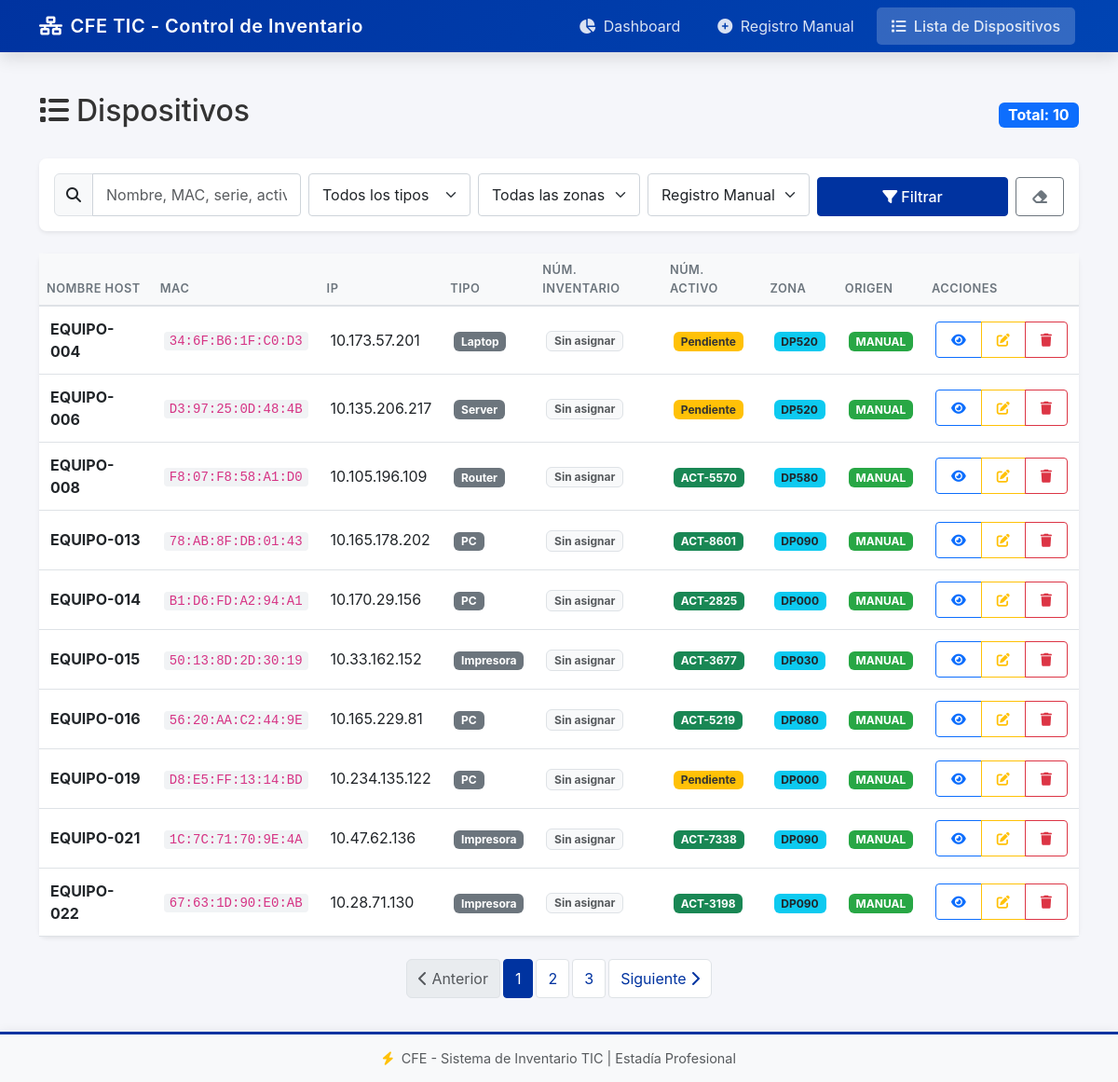
Before: /dispositivos?origen=MANUAL with the older database file.
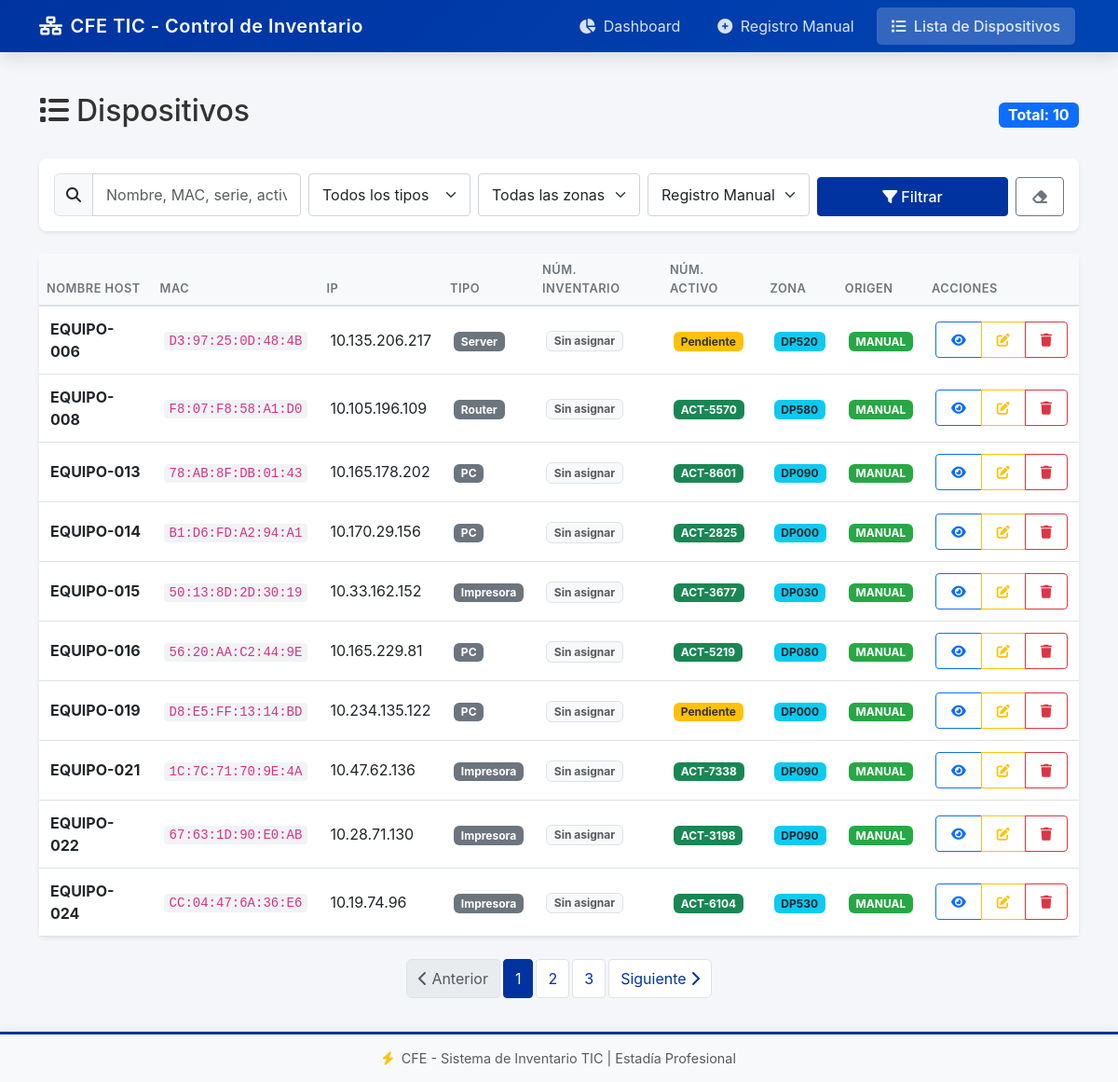
After: the same page with the newer database file.
### tables this page shows
CREATE TABLE DISPOSITIVOS (
                    id INTEGER PRIMARY KEY AUTOINCREMENT,
                    mac_address TEXT UNIQUE,
                    ip_address TEXT,
                    nombre_host TEXT,
                    numero_serie TEXT,
                    modelo TEXT,
                    tipo TEXT,
                    origen TEXT DEFAULT 'OCS',
                    numero_activo TEXT,
                    cve_zona TEXT,
                    coordenadas_gps TEXT,
                    area_pertenencia TEXT,
                    dominio BOOLEAN DEFAULT 0,
                    fecha_registro TIMESTAMP DEFAULT CURRENT_TIMESTAMP,
                    fecha_ultimo_inventario TIMESTAMP, numero_inventario TEXT,
                    FOREIGN KEY (cve_zona) REFERENCES ZONAS(cve_zona)
                );

### app.py (the view)
@app.route('/dispositivos')
def dispositivos():
    try:
        conn = get_connection()
        conn.row_factory = sqlite3.Row
        cursor = conn.cursor()
        tipo_filter    = request.args.get('tipo', '')
        zona_filter    = request.args.get('zona', '')
        origen_filter  = request.args.get('origen', '')
        activo_filter  = request.args.get('activo', '')
        dominio_filter = request.args.get('dominio', '')
        sin_zona_filter = request.args.get('sin_zona', '')
        search = request.args.get('busqueda', '')
        page = int(request.args.get('page', 1))
        per_page = 10
        query = "SELECT d.*, z.nombre_zona FROM DISPOSITIVOS d LEFT JOIN ZONAS z ON d.cve_zona = z.cve_zona WHERE 1=1"
        params = []
        if tipo_filter:
            query += " AND d.tipo = ?"
            params.append(tipo_filter)
        if zona_filter:
            query += " AND d.cve_zona = ?"
            params.append(zona_filter)
        if origen_filter:
            query += " AND d.origen = ?"
            params.append(origen_filter)
        if activo_filter == 'con':
            query += " AND d.numero_activo IS NOT NULL AND d.numero_activo != ''"
        elif activo_filter == 'sin':
            query += " AND (d.numero_activo IS NULL OR d.numero_activo = '')"
        if dominio_filter == '1':
            query += " AND d.dominio = 1"
        elif dominio_filter == '0':
            query += " AND d.dominio = 0"
        if sin_zona_filter == '1':
            query += " AND (d.cve_zona IS NULL OR d.cve_zona = '')"
        if search:
            query += " AND (d.nombre_host LIKE ? OR d.ip_address LIKE ? OR d.mac_address LIKE ? OR d.numero_activo LIKE ? OR d.numero_inventario LIKE ?)"
            search_param = f"%{search}%"
            params.extend([search_param, search_param, search_param, search_param, search_param])
        cursor.execute(f"SELECT COUNT(*) as total FROM ({query})", params)
        total = cursor.fetchone()['total']
        query += " ORDER BY d.fecha_registro DESC LIMIT ? OFFSET ?"
        params.extend([per_page, (page - 1) * per_page])
        cursor.execute(query, params)
        dispositivos = [dict(row) for row in cursor.fetchall()]
        for d in dispositivos:
            if d.get('fecha_registro'):
                d['fecha_registro'] = datetime.strptime(d['fecha_registro'], '%Y-%m-%d %H:%M:%S').strftime('%d/%m/%Y %H:%M')
            if d.get('fecha_ultimo_inventario'):
                d['fecha_ultimo_inventario'] = datetime.strptime(d['fecha_ultimo_inventario'], '%Y-%m-%d %H:%M:%S').strftime('%d/%m/%Y %H:%M')
        conn.close()
        total_pages = (total + per_page - 1) // per_page
        return render_template(
            'dispositivos.html',
            dispositivos=dispositivos,
            zonas=ZONAS_CFE,
            tipos=TIPOS_DISPOSITIVO,
            tipo_filter=tipo_filter,
            zona_filter=zona_filter,
            origen_filter=origen_filter,
            activo_filter=activo_filter,
            dominio_filter=dominio_filter,
            sin_zona_filter=sin_zona_filter,
            search=search,
            page=page,
            total_pages=total_pages
        )
    except Exception as e:
        app.logger.error(f"Error en dispositivos: {e}")
        return render_template('dispositivos.html', error=str(e))

### models.py (called while the page is built)
def get_connection():
    return sqlite3.connect(config.DATABASE_PATH)

### templates/dispositivos.html (shortened to what the changed rows need)
{% extends "base.html" %}
{% block content %}
<div class="dispositivos-page">
    <div class="d-flex justify-content-between align-items-center mb-4">
        <h2>
            <i class="fas fa-list me-2"></i>Dispositivos
        </h2>
    </div>
    <div class="card">
        <div class="card-body p-0">
            <div class="table-responsive">
                <table class="table table-hover mb-0">
                    <thead class="table-light">
                        <tr>
                            <th>Nombre Host</th>
                            <th>MAC</th>
                            <th>IP</th>
                            <th>Tipo</th>
                            <th>Núm. Inventario</th>
                            <th>Núm. Activo</th>
                            <th>Zona</th>
                            <th>Origen</th>
                            <th>Acciones</th>
                        </tr>
                    </thead>
                    <tbody>
                        {% if dispositivos and dispositivos|length > 0 %}
                        {% for dispositivo in dispositivos %}
                        <tr>
                            <td>
                                <strong>{{ dispositivo.nombre_host or '-' }}</strong>
                            </td>
                            <td>
                                <code>{{ dispositivo.mac_address or '-' }}</code>
                            </td>
                            <td>{{ dispositivo.ip_address or '-' }}</td>
                            <td>
                                <span class="badge bg-secondary">{{ dispositivo.tipo or '-' }}</span>
                            </td>
                            <td>
                                {% if dispositivo.numero_inventario %}
                                <span class="badge bg-primary">{{ dispositivo.numero_inventario }}</span>
                                {% else %}
                                <span class="badge bg-light text-muted border">Sin asignar</span>
                                {% endif %}
                            </td>
                            <td>
                                {% if dispositivo.numero_activo %}
                                <span class="badge bg-success">{{ dispositivo.numero_activo }}</span>
                                {% else %}
                                <span class="badge badge-pendiente">Pendiente</span>
                                {% endif %}
                            </td>
                            <td>
                                {% if dispositivo.cve_zona %}
                                <span class="badge bg-info text-dark" title="{{ dispositivo.nombre_zona or '' }}">
                                    {{ dispositivo.cve_zona }}
                                </span>
                                {% else %}
                                <span class="badge bg-warning text-dark">
                                    <i class="fas fa-exclamation-triangle me-1"></i>Sin zona
                                </span>
                                {% endif %}
                            </td>
                            <td>
                                {% if dispositivo.origen == 'OCS' %}
                                <span class="badge badge-ocs">OCS</span>
                                {% else %}
                                <span class="badge badge-manual">MANUAL</span>
                                {% endif %}
                            </td>
                            <td>
                                <div class="btn-group btn-group-sm">
                                    <a href="{{ url_for('detalle_dispositivo', dispositivo_id=dispositivo.id) }}"
                                       class="btn btn-outline-primary" title="Ver detalles">
                                        <i class="fas fa-eye"></i>
                                    </a>
                                    <a href="{{ url_for('editar_dispositivo', dispositivo_id=dispositivo.id) }}"
                                       class="btn btn-outline-warning" title="Editar">
                                        <i class="fas fa-edit"></i>
                                    </a>
                                    <button class="btn btn-outline-danger btn-eliminar"
                                            data-id="{{ dispositivo.id }}"
                                            data-nombre="{{ dispositivo.nombre_host or 'dispositivo' }}"
                                            title="Eliminar">
                                        <i class="fas fa-trash"></i>
                                    </button>
                                </div>
                            </td>
                        </tr>
                        {% endfor %}
                        {% endif %}
                    </tbody>
                </table>
            </div>
        </div>
    </div>
    {% if total_pages > 1 %}
    <nav class="mt-4">
        <ul class="pagination justify-content-center">
            {% for p in range(1, total_pages + 1) %}
            <li class="page-item {% if p == page %}active{% endif %}">
                <a class="page-link" href="?page={{ p }}&tipo={{ tipo_filter }}&zona={{ zona_filter }}&origen={{ origen_filter }}&busqueda={{ search }}">
                    {{ p }}
                </a>
            </li>
            {% endfor %}
        </ul>
    </nav>
    {% endif %}
</div>
{% endblock %}

Changed rows visible on the page:
removed DISPOSITIVOS: nombre_host "EQUIPO-004", mac_address "34:6F:B6:1F:C0:D3", ip_address "10.173.57.201", tipo "Laptop", numero_activo "Pendiente", cve_zona "DP520", origen "MANUAL"
now on this page (row unchanged): DISPOSITIVOS: nombre_host "EQUIPO-024", mac_address "CC:04:47:6A:36:E6", ip_address "10.19.74.96", tipo "Impresora", numero_activo "ACT-6104", cve_zona "DP530", origen "MANUAL"
